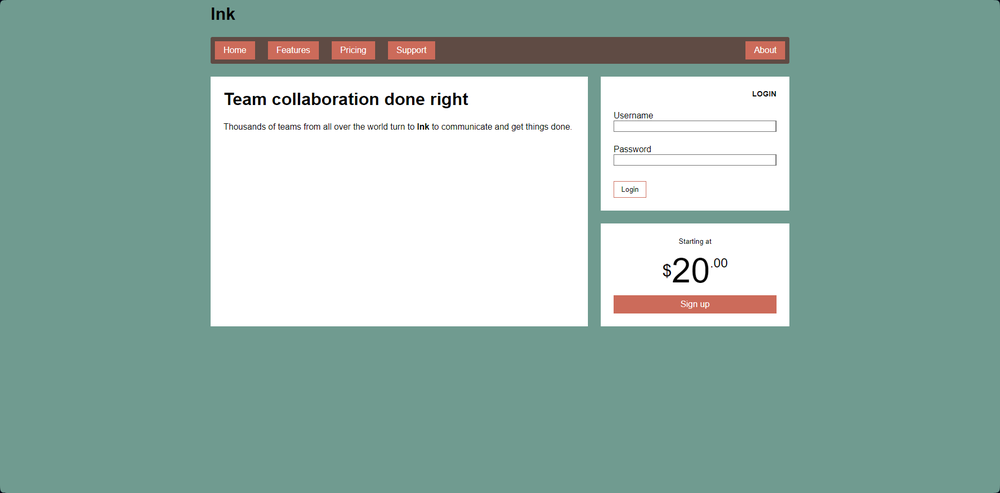
#> input picture web_layout_to_code/images/website_template_3.png, 1000 x 493 px, shrunk from 1866 x 920 before the run
$ python local_prototype.py
#> lines starting #> are read from the running program, lines starting #| are printed output that depends on the picture; after the words box and inside, x2 and y2 are one past the last pixel; in counts of white or black regions, pixels touching at a corner belong together
# local_prototype.py

import cv2
import numpy as np
import pytesseract
import json

pytesseract.pytesseract.tesseract_cmd = r'C:\Program Files\Tesseract-OCR\tesseract.exe'

# Импорт функций из модулей
from modules import image_processing, ocr_processing, json_handler, html_generator
from modules.image_processing import get_dominant_color, get_text_color

def process_image(image_path):
    """Обрабатывает изображение и извлекает структуру интерфейса."""
#> called with image_path = 'images/website_template_3.png'
    image = cv2.imread(image_path)
#> image is the input picture: shape (493, 1000, 3); mean B, G, R 170.7, 178.7, 150.9
    if image is None:
        print("Ошибка: Не удалось загрузить изображение.")
        return {"layout": {"width": 0, "height": 0, "elements": []}}

    image_rgb = cv2.cvtColor(image, cv2.COLOR_BGR2RGB)
    gray = cv2.cvtColor(image, cv2.COLOR_BGR2GRAY)
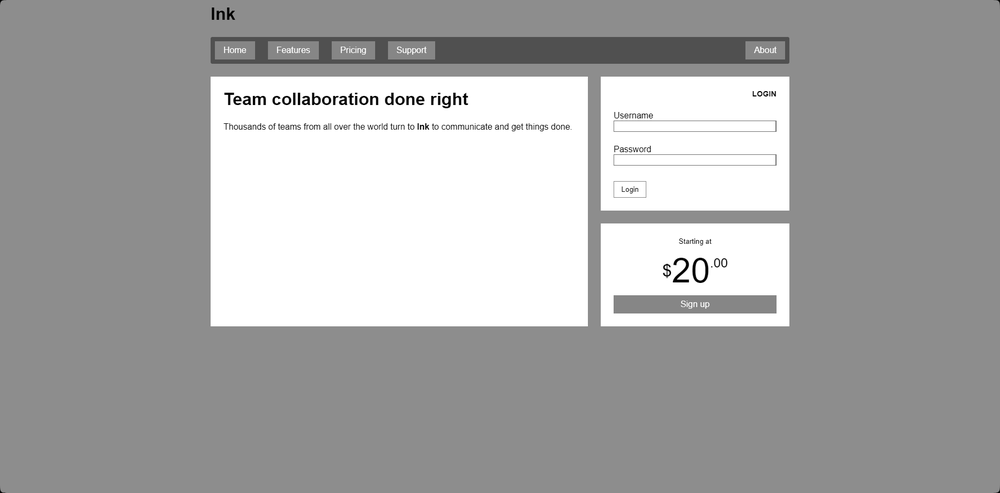
#> gray: shape (493, 1000); min 0, max 255, mean 169.6

    # Улучшенная пороговая обработка
    _, binary = cv2.threshold(gray, 200, 255, cv2.THRESH_BINARY_INV)
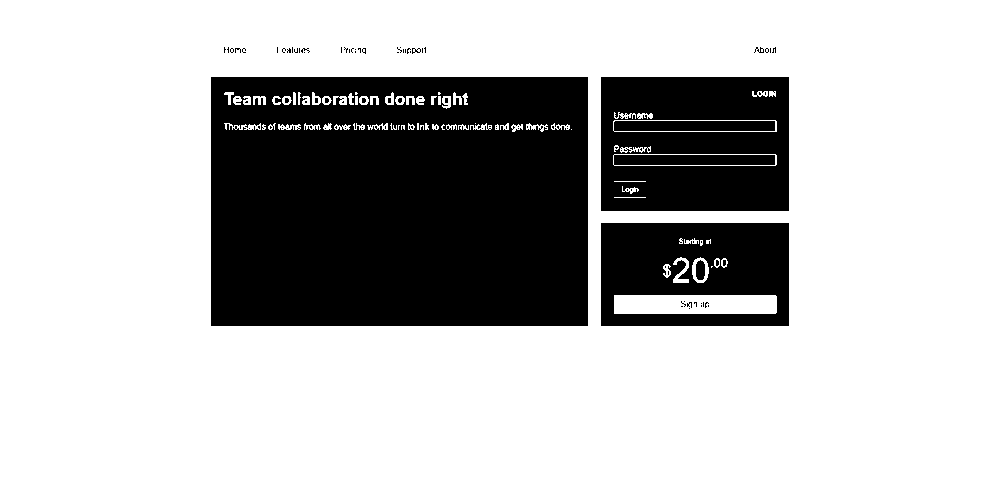
#> binary: shape (493, 1000); 73.4% white; 103 black regions (97 under 20 px), largest, box (x1, y1, x2, y2) and area: (211, 77, 588, 326) 91165, (601, 77, 789, 211) 23966, (601, 223, 789, 326) 15440, (696, 260, 705, 280) 155, (754, 47, 764, 53) 27, (412, 48, 421, 54) 25

    # Делаем меньшее увеличение границ, чтобы не соединять ненужные элементы
    kernel = np.ones((3,3), np.uint8)
    binary = cv2.dilate(binary, kernel, iterations=1)
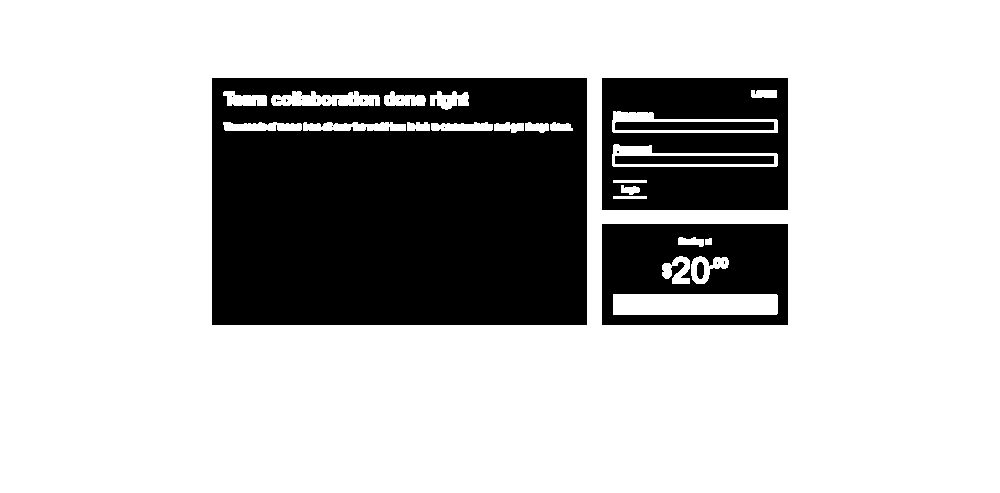
#> binary: shape (493, 1000); 75.1% white; 22 black regions (16 under 20 px)

    # Находим контуры
    contours, hierarchy = cv2.findContours(binary, cv2.RETR_TREE, cv2.CHAIN_APPROX_SIMPLE)
#> contours = 46 contours, 17 with area under 20; largest, box (x1, y1, x2, y2) and area: (0, 0, 1000, 493) 491508, (211, 77, 588, 326) 93246, (601, 77, 789, 211) 24869, (601, 223, 789, 326) 19072, (613, 294, 778, 315) 3279

    elements = []
    parent_map = {}

    for i, contour in enumerate(contours):
        x, y, w, h = cv2.boundingRect(contour)

        # Отбрасываем слишком маленькие элементы
        if w < 50 or h < 20:
            continue

        # Определяем цвет фона блока
        roi = image[y:y+h, x:x+w]
        avg_color = np.mean(roi, axis=(0,1))  # Средний цвет в BGR
        background_color = "#{:02x}{:02x}{:02x}".format(int(avg_color[2]), int(avg_color[1]), int(avg_color[0]))

        # Распознаём текст в блоке
        text = pytesseract.image_to_string(roi).strip()

        # Проверяем, есть ли родитель (вложенность)
        parent_id = None
        if hierarchy[0][i][3] != -1:  # Если есть родительский элемент
            parent_id = f"block_{hierarchy[0][i][3]}"

        block_data = {
            "type": "div",
            "id": f"block_{i}",
            "position": {"x": x, "y": y, "width": w, "height": h},
            "styles": {
                "background_color": background_color,
                "border_radius": "0px",
                "padding": "5px"
            },
            "children": []
        }

        # Добавляем текст, только если он действительно есть
        if text:
            block_data["children"].append({
                "type": "text",
                "content": text,
                "styles": {
                    "font_size": "16px",
                    "font_family": "Arial",
                    "color": "#000000",
                    "text_align": "left"
                }
            })

        if parent_id:
            # Если есть родитель, добавляем блок в него
            if parent_id in parent_map:
                parent_map[parent_id]["children"].append(block_data)
            else:
                parent_map[parent_id] = {"children": [block_data]}
        else:
            # Если родителя нет, это основной блок
            elements.append(block_data)
            parent_map[block_data["id"]] = block_data
#> this loop made 1 pass
#> (contour, x, y, w, h, avg_color, background_color) on pass 1: ([[0, 0], [0, 492], [999, 492], [999, 0]], 0, 0, 1000, 493, [170.7, 178.7, 150.9], '#96b2aa')
#> after the loop, elements = []; parent_map = 0 items

    return {
        "layout": {
            "width": image.shape[1],
            "height": image.shape[0],
            "background_color": "#FFFFFF",
            "elements": elements
        }
    }

def save_to_json(data, output_file="output.json"):
    with open(output_file, 'w', encoding='utf-8') as f:
        json.dump(data, f, ensure_ascii=False, indent=4)
    print(f"✅ Исправленный JSON сохранён в {output_file}")

if __name__ == '__main__':
    image_path = 'images/website_template_3.png'  # Изображение для теста
#> (the run stopped early here; a loop or call above may not have finished)

$ run again, with web_layout_to_code/images/website_template_2.png copied over web_layout_to_code/images/website_template_3.png
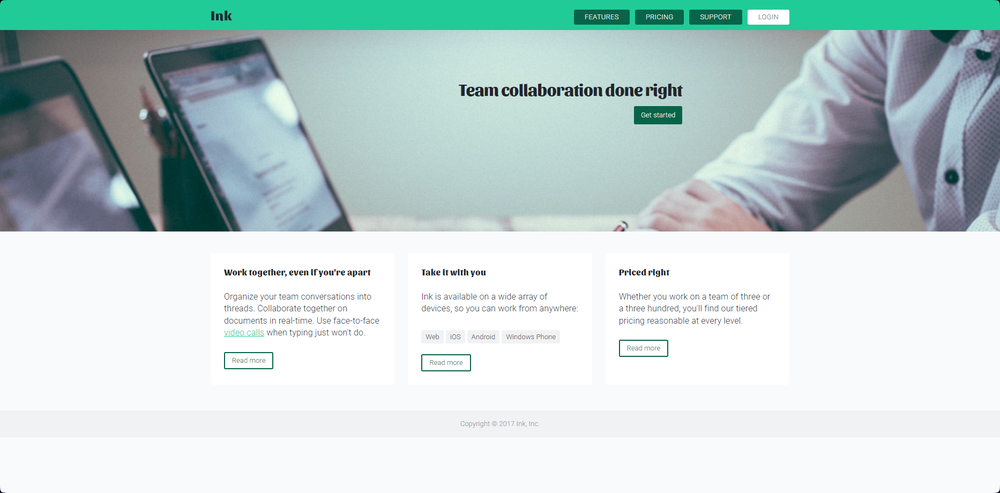
#> input picture web_layout_to_code/images/website_template_2.png, 1000 x 493 px, shrunk from 1866 x 920 before the run
#> in process_image, image is the input picture: shape (493, 1000, 3); mean B, G, R 210.3, 211.3, 194.3
#> in process_image, `binary = cv2.dilate(binary, kernel, iterations=1)`:
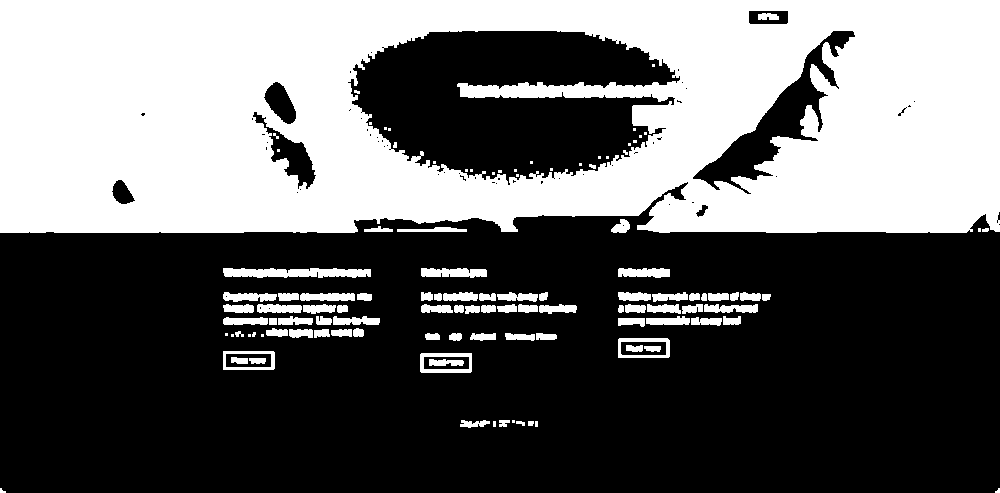
#> binary: shape (493, 1000); 40.5% white; 113 white regions (36 under 20 px)
#> contours = 182 contours, 100 with area under 20; largest, box (x1, y1, x2, y2) and area: (0, 0, 1000, 233) 226845, (347, 30, 681, 186) 35138, (692, 30, 856, 195) 6190, (252, 111, 317, 190) 1546, (223, 268, 371, 278) 1018
#> the loop in process_image, `for i, contour in enumerate(contours):` made 10 passes
#> (x, y, w, h) on passes 1, 2, 4, 5, 8, 9: (995, 488, 5, 5), (0, 488, 6, 5), (528, 421, 6, 5), (516, 421, 9, 5), (499, 420, 11, 7), (460, 420, 30, 8)
#> after the loop in process_image, `for i, contour in enumerate(contours):`:
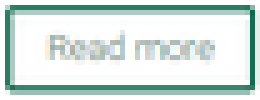
#> roi: shape (20, 52, 3) (shown 5 times larger); mean B, G, R 222, 226.7, 212
#> after the loop in process_image, `for i, contour in enumerate(contours):`: elements = []; parent_map = 0 items
